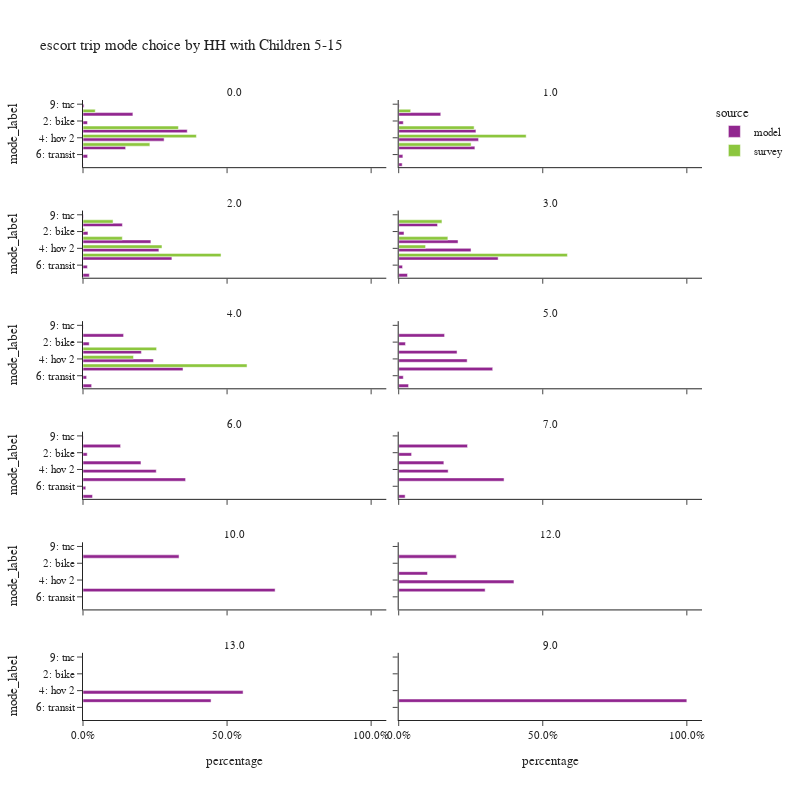

The notebook cell saved with this chart:
### Code cell
plot_mode_choice(es_trip,
                 "hh515",
                 {
                  "mode_label":["1: walk","2: bike","3: sov","4: hov 2","5: hov 3+","6: transit",
                                   "8: school bus","9: other–survey only"]},
                 "HH with Children 5-15",2,800)

### Figure 1 — Plotly figure (JSON) as saved in the notebook; plotly's stock layout.template omitted (floating-point values rounded to 4 significant figures)
{"data": [{"alignmentgroup": "True", "customdata": [[175535], [15731], [366769], [285391], [149986], [16169], [497], [3785]], "hovertemplate": "source=model<br>hh515=0.0<br>percentage=%{x}<br>mode_label=%{y}<br>sample count=%{customdata[0]}<extra></extra>", "legendgroup": "model", "marker": {"color": "#91268F", "pattern": {"shape": ""}}, "name": "model", "offsetgroup": "model", "orientation": "h", "showlegend": true, "textposition": "auto", "type": "bar", "x": [0.1731, 0.01552, 0.3618, 0.2815, 0.1479, 0.01595, 0.0004902, 0.003733], "xaxis": "x11", "y": ["1: walk", "2: bike", "3: sov", "4: hov 2", "5: hov 3+", "6: transit", "8: school bus", "9: tnc"], "yaxis": "y11"}, {"alignmentgroup": "True", "customdata": [[80794], [8826], [148340], [153372], [146336], [8023], [6726], [997]], "hovertemplate": "source=model<br>hh515=1.0<br>percentage=%{x}<br>mode_label=%{y}<br>sample count=%{customdata[0]}<extra></extra>", "legendgroup": "model", "marker": {"color": "#91268F", "pattern": {"shape": ""}}, "name": "model", "offsetgroup": "model", "orientation": "h", "showlegend": false, "textposition": "auto", "type": "bar", "x": [0.146, 0.01595, 0.268, 0.2771, 0.2644, 0.0145, 0.01215, 0.001802], "xaxis": "x12", "y": ["1: walk", "2: bike", "3: sov", "4: hov 2", "5: hov 3+", "6: transit", "8: school bus", "9: tnc"], "yaxis": "y12"}, {"alignmentgroup": "True", "customdata": [[52491], [6610], [90457], [101141], [118448], [5849], [8419], [516]], "hovertemplate": "source=model<br>hh515=2.0<br>percentage=%{x}<br>mode_label=%{y}<br>sample count=%{customdata[0]}<extra></extra>", "legendgroup": "model", "marker": {"color": "#91268F", "pattern": {"shape": ""}}, "name": "model", "offsetgroup": "model", "orientation": "h", "showlegend": false, "textposition": "auto", "type": "bar", "x": [0.1367, 0.01722, 0.2356, 0.2634, 0.3085, 0.01523, 0.02193, 0.001344], "xaxis": "x9", "y": ["1: walk", "2: bike", "3: sov", "4: hov 2", "5: hov 3+", "6: transit", "8: school bus", "9: tnc"], "yaxis": "y9"}, {"alignmentgroup": "True", "customdata": [[13774], [1888], [21045], [25644], [35259], [1367], [3114], [75]], "hovertemplate": "source=model<br>hh515=3.0<br>percentage=%{x}<br>mode_label=%{y}<br>sample count=%{customdata[0]}<extra></extra>", "legendgroup": "model", "marker": {"color": "#91268F", "pattern": {"shape": ""}}, "name": "model", "offsetgroup": "model", "orientation": "h", "showlegend": false, "textposition": "auto", "type": "bar", "x": [0.1348, 0.01848, 0.206, 0.251, 0.3451, 0.01338, 0.03048, 0.0007341], "xaxis": "x10", "y": ["1: walk", "2: bike", "3: sov", "4: hov 2", "5: hov 3+", "6: transit", "8: school bus", "9: tnc"], "yaxis": "y10"}, {"alignmentgroup": "True", "customdata": [[3837], [585], [5524], [6664], [9456], [343], [817], [18]], "hovertemplate": "source=model<br>hh515=4.0<br>percentage=%{x}<br>mode_label=%{y}<br>sample count=%{customdata[0]}<extra></extra>", "legendgroup": "model", "marker": {"color": "#91268F", "pattern": {"shape": ""}}, "name": "model", "offsetgroup": "model", "orientation": "h", "showlegend": false, "textposition": "auto", "type": "bar", "x": [0.1408, 0.02147, 0.2028, 0.2446, 0.3471, 0.01259, 0.02999, 0.0006607], "xaxis": "x7", "y": ["1: walk", "2: bike", "3: sov", "4: hov 2", "5: hov 3+", "6: transit", "8: school bus", "9: tnc"], "yaxis": "y7"}, {"alignmentgroup": "True", "customdata": [[1134], [167], [1442], [1692], [2323], [114], [244], [4]], "hovertemplate": "source=model<br>hh515=5.0<br>percentage=%{x}<br>mode_label=%{y}<br>sample count=%{customdata[0]}<extra></extra>", "legendgroup": "model", "marker": {"color": "#91268F", "pattern": {"shape": ""}}, "name": "model", "offsetgroup": "model", "orientation": "h", "showlegend": false, "textposition": "auto", "type": "bar", "x": [0.1593, 0.02346, 0.2025, 0.2376, 0.3263, 0.01601, 0.03427, 0.0005618], "xaxis": "x8", "y": ["1: walk", "2: bike", "3: sov", "4: hov 2", "5: hov 3+", "6: transit", "8: school bus", "9: tnc"], "yaxis": "y8"}, {"alignmentgroup": "True", "customdata": [[571], [64], [881], [1113], [1559], [42], [145], [4]], "hovertemplate": "source=model<br>hh515=6.0<br>percentage=%{x}<br>mode_label=%{y}<br>sample count=%{customdata[0]}<extra></extra>", "legendgroup": "model", "marker": {"color": "#91268F", "pattern": {"shape": ""}}, "name": "model", "offsetgroup": "model", "orientation": "h", "showlegend": false, "textposition": "auto", "type": "bar", "x": [0.1304, 0.01462, 0.2012, 0.2542, 0.356, 0.009591, 0.03311, 0.0009135], "xaxis": "x5", "y": ["1: walk", "2: bike", "3: sov", "4: hov 2", "5: hov 3+", "6: transit", "8: school bus", "9: tnc"], "yaxis": "y5"}, {"alignmentgroup": "True", "customdata": [[32], [6], [21], [23], [49], [3]], "hovertemplate": "source=model<br>hh515=7.0<br>percentage=%{x}<br>mode_label=%{y}<br>sample count=%{customdata[0]}<extra></extra>", "legendgroup": "model", "marker": {"color": "#91268F", "pattern": {"shape": ""}}, "name": "model", "offsetgroup": "model", "orientation": "h", "showlegend": false, "textposition": "auto", "type": "bar", "x": [0.2388, 0.04478, 0.1567, 0.1716, 0.3657, 0.02239], "xaxis": "x6", "y": ["1: walk", "2: bike", "3: sov", "4: hov 2", "5: hov 3+", "8: school bus"], "yaxis": "y6"}, {"alignmentgroup": "True", "customdata": [[1], [2]], "hovertemplate": "source=model<br>hh515=10.0<br>percentage=%{x}<br>mode_label=%{y}<br>sample count=%{customdata[0]}<extra></extra>", "legendgroup": "model", "marker": {"color": "#91268F", "pattern": {"shape": ""}}, "name": "model", "offsetgroup": "model", "orientation": "h", "showlegend": false, "textposition": "auto", "type": "bar", "x": [0.3333, 0.6667], "xaxis": "x3", "y": ["1: walk", "5: hov 3+"], "yaxis": "y3"}, {"alignmentgroup": "True", "customdata": [[2], [1], [4], [3]], "hovertemplate": "source=model<br>hh515=12.0<br>percentage=%{x}<br>mode_label=%{y}<br>sample count=%{customdata[0]}<extra></extra>", "legendgroup": "model", "marker": {"color": "#91268F", "pattern": {"shape": ""}}, "name": "model", "offsetgroup": "model", "orientation": "h", "showlegend": false, "textposition": "auto", "type": "bar", "x": [0.2, 0.1, 0.4, 0.3], "xaxis": "x4", "y": ["1: walk", "3: sov", "4: hov 2", "5: hov 3+"], "yaxis": "y4"}, {"alignmentgroup": "True", "customdata": [[5], [4]], "hovertemplate": "source=model<br>hh515=13.0<br>percentage=%{x}<br>mode_label=%{y}<br>sample count=%{customdata[0]}<extra></extra>", "legendgroup": "model", "marker": {"color": "#91268F", "pattern": {"shape": ""}}, "name": "model", "offsetgroup": "model", "orientation": "h", "showlegend": false, "textposition": "auto", "type": "bar", "x": [0.5556, 0.4444], "xaxis": "x", "y": ["4: hov 2", "5: hov 3+"], "yaxis": "y"}, {"alignmentgroup": "True", "customdata": [[2]], "hovertemplate": "source=model<br>hh515=9.0<br>percentage=%{x}<br>mode_label=%{y}<br>sample count=%{customdata[0]}<extra></extra>", "legendgroup": "model", "marker": {"color": "#91268F", "pattern": {"shape": ""}}, "name": "model", "offsetgroup": "model", "orientation": "h", "showlegend": false, "textposition": "auto", "type": "bar", "x": [1.0], "xaxis": "x2", "y": ["5: hov 3+"], "yaxis": "y2"}, {"alignmentgroup": "True", "customdata": [[56], [8], [230], [292], [119], [2]], "hovertemplate": "source=survey<br>hh515=0.0<br>percentage=%{x}<br>mode_label=%{y}<br>sample count=%{customdata[0]}<extra></extra>", "legendgroup": "survey", "marker": {"color": "#8CC63E", "pattern": {"shape": ""}}, "name": "survey", "offsetgroup": "survey", "orientation": "h", "showlegend": true, "textposition": "auto", "type": "bar", "x": [0.04249, 0.0005679, 0.3312, 0.3935, 0.2321, 0.0001769], "xaxis": "x11", "y": ["1: walk", "2: bike", "3: sov", "4: hov 2", "5: hov 3+", "6: transit"], "yaxis": "y11"}, {"alignmentgroup": "True", "customdata": [[43], [8], [76], [123], [71], [1], [1]], "hovertemplate": "source=survey<br>hh515=1.0<br>percentage=%{x}<br>mode_label=%{y}<br>sample count=%{customdata[0]}<extra></extra>", "legendgroup": "survey", "marker": {"color": "#8CC63E", "pattern": {"shape": ""}}, "name": "survey", "offsetgroup": "survey", "orientation": "h", "showlegend": false, "textposition": "auto", "type": "bar", "x": [0.0416, 0.001842, 0.2618, 0.4424, 0.2513, 0.0005562, 0.0004818], "xaxis": "x12", "y": ["1: walk", "2: bike", "3: sov", "4: hov 2", "5: hov 3+", "6: transit", "8: school bus"], "yaxis": "y12"}, {"alignmentgroup": "True", "customdata": [[35], [8], [45], [84], [167], [2], [1]], "hovertemplate": "source=survey<br>hh515=2.0<br>percentage=%{x}<br>mode_label=%{y}<br>sample count=%{customdata[0]}<extra></extra>", "legendgroup": "survey", "marker": {"color": "#8CC63E", "pattern": {"shape": ""}}, "name": "survey", "offsetgroup": "survey", "orientation": "h", "showlegend": false, "textposition": "auto", "type": "bar", "x": [0.1043, 0.005561, 0.1365, 0.2741, 0.4791, 0.0004319, 4.526e-05], "xaxis": "x9", "y": ["1: walk", "2: bike", "3: sov", "4: hov 2", "5: hov 3+", "6: transit", "8: school bus"], "yaxis": "y9"}, {"alignmentgroup": "True", "customdata": [[4], [3], [7], [41], [1]], "hovertemplate": "source=survey<br>hh515=3.0<br>percentage=%{x}<br>mode_label=%{y}<br>sample count=%{customdata[0]}<extra></extra>", "legendgroup": "survey", "marker": {"color": "#8CC63E", "pattern": {"shape": ""}}, "name": "survey", "offsetgroup": "survey", "orientation": "h", "showlegend": false, "textposition": "auto", "type": "bar", "x": [0.1502, 0.1706, 0.09331, 0.5855, 0.0003556], "xaxis": "x10", "y": ["1: walk", "3: sov", "4: hov 2", "5: hov 3+", "8: school bus"], "yaxis": "y10"}, {"alignmentgroup": "True", "customdata": [[4], [4], [15]], "hovertemplate": "source=survey<br>hh515=4.0<br>percentage=%{x}<br>mode_label=%{y}<br>sample count=%{customdata[0]}<extra></extra>", "legendgroup": "survey", "marker": {"color": "#8CC63E", "pattern": {"shape": ""}}, "name": "survey", "offsetgroup": "survey", "orientation": "h", "showlegend": false, "textposition": "auto", "type": "bar", "x": [0.2554, 0.1753, 0.5693], "xaxis": "x7", "y": ["3: sov", "4: hov 2", "5: hov 3+"], "yaxis": "y7"}], "layout": {"annotations": [{"font": {}, "showarrow": false, "text": "13.0", "x": 0.245, "xanchor": "center", "xref": "paper", "y": 0.1083, "yanchor": "bottom", "yref": "paper"}, {"font": {}, "showarrow": false, "text": "9.0", "x": 0.755, "xanchor": "center", "xref": "paper", "y": 0.1083, "yanchor": "bottom", "yref": "paper"}, {"font": {}, "showarrow": false, "text": "10.0", "x": 0.245, "xanchor": "center", "xref": "paper", "y": 0.2867, "yanchor": "bottom", "yref": "paper"}, {"font": {}, "showarrow": false, "text": "12.0", "x": 0.755, "xanchor": "center", "xref": "paper", "y": 0.2867, "yanchor": "bottom", "yref": "paper"}, {"font": {}, "showarrow": false, "text": "6.0", "x": 0.245, "xanchor": "center", "xref": "paper", "y": 0.465, "yanchor": "bottom", "yref": "paper"}, {"font": {}, "showarrow": false, "text": "7.0", "x": 0.755, "xanchor": "center", "xref": "paper", "y": 0.465, "yanchor": "bottom", "yref": "paper"}, {"font": {}, "showarrow": false, "text": "4.0", "x": 0.245, "xanchor": "center", "xref": "paper", "y": 0.6433, "yanchor": "bottom", "yref": "paper"}, {"font": {}, "showarrow": false, "text": "5.0", "x": 0.755, "xanchor": "center", "xref": "paper", "y": 0.6433, "yanchor": "bottom", "yref": "paper"}, {"font": {}, "showarrow": false, "text": "2.0", "x": 0.245, "xanchor": "center", "xref": "paper", "y": 0.8217, "yanchor": "bottom", "yref": "paper"}, {"font": {}, "showarrow": false, "text": "3.0", "x": 0.755, "xanchor": "center", "xref": "paper", "y": 0.8217, "yanchor": "bottom", "yref": "paper"}, {"font": {}, "showarrow": false, "text": "0.0", "x": 0.245, "xanchor": "center", "xref": "paper", "y": 1.0, "yanchor": "bottom", "yref": "paper"}, {"font": {}, "showarrow": false, "text": "1.0", "x": 0.755, "xanchor": "center", "xref": "paper", "y": 1.0, "yanchor": "bottom", "yref": "paper"}], "barmode": "group", "height": 800, "legend": {"title": {"text": "source"}, "tracegroupgap": 0}, "title": {"text": "escort trip mode choice by HH with Children 5-15"}, "width": 800, "xaxis": {"anchor": "y", "domain": [0.0, 0.49], "tickformat": ".1%", "title": {"text": "percentage"}}, "xaxis10": {"anchor": "y10", "domain": [0.51, 1.0], "matches": "x", "showticklabels": false, "tickformat": ".1%"}, "xaxis11": {"anchor": "y11", "domain": [0.0, 0.49], "matches": "x", "showticklabels": false, "tickformat": ".1%"}, "xaxis12": {"anchor": "y12", "domain": [0.51, 1.0], "matches": "x", "showticklabels": false, "tickformat": ".1%"}, "xaxis2": {"anchor": "y2", "domain": [0.51, 1.0], "matches": "x", "tickformat": ".1%", "title": {"text": "percentage"}}, "xaxis3": {"anchor": "y3", "domain": [0.0, 0.49], "matches": "x", "showticklabels": false, "tickformat": ".1%"}, "xaxis4": {"anchor": "y4", "domain": [0.51, 1.0], "matches": "x", "showticklabels": false, "tickformat": ".1%"}, "xaxis5": {"anchor": "y5", "domain": [0.0, 0.49], "matches": "x", "showticklabels": false, "tickformat": ".1%"}, "xaxis6": {"anchor": "y6", "domain": [0.51, 1.0], "matches": "x", "showticklabels": false, "tickformat": ".1%"}, "xaxis7": {"anchor": "y7", "domain": [0.0, 0.49], "matches": "x", "showticklabels": false, "tickformat": ".1%"}, "xaxis8": {"anchor": "y8", "domain": [0.51, 1.0], "matches": "x", "showticklabels": false, "tickformat": ".1%"}, "xaxis9": {"anchor": "y9", "domain": [0.0, 0.49], "matches": "x", "showticklabels": false, "tickformat": ".1%"}, "yaxis": {"anchor": "x", "categoryarray": ["9: other–survey only", "8: school bus", "6: transit", "5: hov 3+", "4: hov 2", "3: sov", "2: bike", "1: walk"], "categoryorder": "array", "domain": [0.0, 0.1083], "title": {"text": "mode_label"}}, "yaxis10": {"anchor": "x10", "domain": [0.7133, 0.8217], "matches": "y", "showticklabels": false}, "yaxis11": {"anchor": "x11", "categoryarray": ["9: other–survey only", "8: school bus", "6: transit", "5: hov 3+", "4: hov 2", "3: sov", "2: bike", "1: walk"], "categoryorder": "array", "domain": [0.8917, 1.0], "matches": "y", "title": {"text": "mode_label"}}, "yaxis12": {"anchor": "x12", "domain": [0.8917, 1.0], "matches": "y", "showticklabels": false}, "yaxis2": {"anchor": "x2", "domain": [0.0, 0.1083], "matches": "y", "showticklabels": false}, "yaxis3": {"anchor": "x3", "categoryarray": ["9: other–survey only", "8: school bus", "6: transit", "5: hov 3+", "4: hov 2", "3: sov", "2: bike", "1: walk"], "categoryorder": "array", "domain": [0.1783, 0.2867], "matches": "y", "title": {"text": "mode_label"}}, "yaxis4": {"anchor": "x4", "domain": [0.1783, 0.2867], "matches": "y", "showticklabels": false}, "yaxis5": {"anchor": "x5", "categoryarray": ["9: other–survey only", "8: school bus", "6: transit", "5: hov 3+", "4: hov 2", "3: sov", "2: bike", "1: walk"], "categoryorder": "array", "domain": [0.3567, 0.465], "matches": "y", "title": {"text": "mode_label"}}, "yaxis6": {"anchor": "x6", "domain": [0.3567, 0.465], "matches": "y", "showticklabels": false}, "yaxis7": {"anchor": "x7", "categoryarray": ["9: other–survey only", "8: school bus", "6: transit", "5: hov 3+", "4: hov 2", "3: sov", "2: bike", "1: walk"], "categoryorder": "array", "domain": [0.535, 0.6433], "matches": "y", "title": {"text": "mode_label"}}, "yaxis8": {"anchor": "x8", "domain": [0.535, 0.6433], "matches": "y", "showticklabels": false}, "yaxis9": {"anchor": "x9", "categoryarray": ["9: other–survey only", "8: school bus", "6: transit", "5: hov 3+", "4: hov 2", "3: sov", "2: bike", "1: walk"], "categoryorder": "array", "domain": [0.7133, 0.8217], "matches": "y", "title": {"text": "mode_label"}}}}
